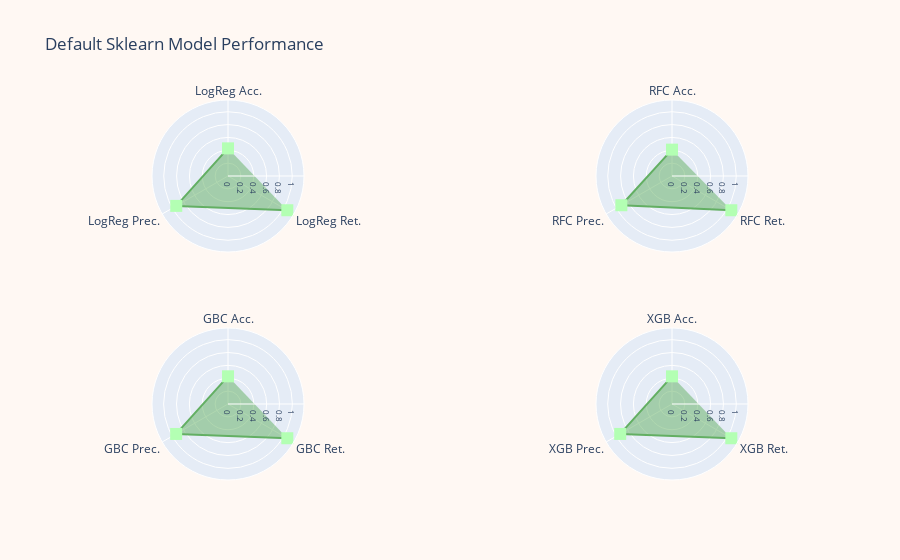

The code cell stored with this chart in its notebook:
### Code cell
LCP.lc_defaults_iplot(X_train,y_train,X_test,y_test,test_loan_data)

### Figure 1 — Plotly figure (JSON) as saved in the notebook; plotly's stock layout.template omitted (floating-point values rounded to 4 significant figures)
{"data": [{"fill": "toself", "line": {"color": "#63AF63"}, "marker": {"color": "#B3FFB3", "size": 12, "symbol": "square"}, "mode": "lines+markers", "name": "", "r": [0.43, 0.93, 1.065], "subplot": "polar", "theta": ["XGB Acc.", "XGB Prec.", "XGB Ret."], "type": "scatterpolar"}, {"fill": "toself", "line": {"color": "#63AF63"}, "marker": {"color": "#B3FFB3", "size": 12, "symbol": "square"}, "mode": "lines+markers", "name": "", "r": [0.43, 0.93, 1.066], "subplot": "polar3", "theta": ["LogReg Acc.", "LogReg Prec.", "LogReg Ret."], "type": "scatterpolar"}, {"fill": "toself", "line": {"color": "#63AF63"}, "marker": {"color": "#B3FFB3", "size": 12, "symbol": "square"}, "mode": "lines+markers", "name": "", "r": [0.41, 0.91, 1.066], "subplot": "polar2", "theta": ["RFC Acc.", "RFC Prec.", "RFC Ret."], "type": "scatterpolar"}, {"fill": "toself", "line": {"color": "#63AF63"}, "marker": {"color": "#B3FFB3", "size": 12, "symbol": "square"}, "mode": "lines+markers", "name": "", "r": [0.43, 0.93, 1.064], "subplot": "polar4", "theta": ["GBC Acc.", "GBC Prec.", "GBC Ret."], "type": "scatterpolar"}], "layout": {"paper_bgcolor": "rgb(255, 248, 243)", "polar": {"angularaxis": {"direction": "counterclockwise", "rotation": 90, "tickfont": {"size": 12}}, "domain": {"x": [0.6, 1], "y": [0, 0.4]}, "radialaxis": {"tickfont": {"size": 8}}}, "polar2": {"angularaxis": {"direction": "counterclockwise", "rotation": 90, "tickfont": {"size": 12}}, "domain": {"x": [0.6, 1], "y": [0.6, 1]}, "radialaxis": {"tickfont": {"size": 8}}}, "polar3": {"angularaxis": {"direction": "counterclockwise", "rotation": 90, "tickfont": {"size": 12}}, "domain": {"x": [0, 0.4], "y": [0.6, 1]}, "radialaxis": {"tickfont": {"size": 8}}}, "polar4": {"angularaxis": {"direction": "counterclockwise", "rotation": 90, "tickfont": {"size": 12}}, "domain": {"x": [0, 0.4], "y": [0, 0.4]}, "radialaxis": {"tickfont": {"size": 8}}}, "showlegend": false, "title": {"text": "Default Sklearn Model Performance"}}}
